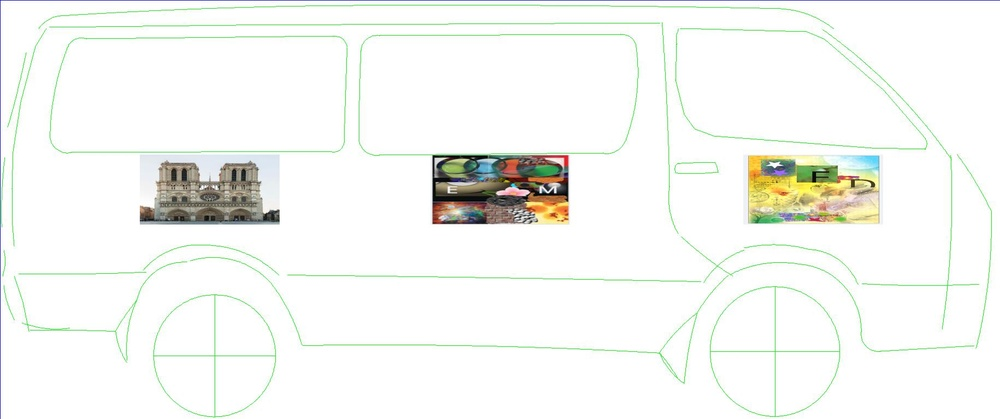
#> input picture src/To Embed/Reference_Taxi_Body_Outline.jpg, 1000 x 419 px, shrunk from 1831 x 767 before the run
$ python sift3.py
#> lines starting #> are read from the running program, lines starting #| are printed output that depends on the picture
import cv2
import numpy as np
import matplotlib.pyplot as plt

def preprocess_image(image):
    """Applies CLAHE and Gaussian blur only to the masked region."""
    gray = cv2.cvtColor(image, cv2.COLOR_BGR2GRAY)
    clahe = cv2.createCLAHE(clipLimit=2.0, tileGridSize=(8, 8))
    gray = clahe.apply(gray)
    gray = cv2.GaussianBlur(gray, (3, 3), 0)

    return gray

def match_sift_features(image1, image2, num_matches=100,
                        nfeatures=0, nOctaveLayers=3, contrastThreshold=0.04,
                        edgeThreshold=10, sigma=1.6, ratio_thresh=0.5):

    if image1 is None or image2 is None:
        raise ValueError("Error: One or both input images are None.")

    sift = cv2.SIFT_create(nfeatures=nfeatures, nOctaveLayers=nOctaveLayers,
                           contrastThreshold=contrastThreshold, edgeThreshold=edgeThreshold,
                           sigma=sigma)
    keypoints1, descriptors1 = sift.detectAndCompute(image1, None)
    keypoints2, descriptors2 = sift.detectAndCompute(image2, None)

    bf = cv2.BFMatcher()
    matches = bf.knnMatch(descriptors1, descriptors2, k=2)
    good_matches = []
    for m, n in matches:
        if m.distance < ratio_thresh * n.distance:
            good_matches.append(m)
    good_matches = sorted(good_matches, key=lambda x: x.distance)[:num_matches]
    return keypoints1, keypoints2, good_matches

def find_best_reference(ref1, ref2, target, filter = False):
    if filter:
        ref1_gray = preprocess_image(ref1)
        ref2_gray = preprocess_image(ref2)
        target_gray = preprocess_image(target)
        keypoints1, keypoints_target1, good_matches1 = match_sift_features(ref1_gray, target_gray)
        keypoints2, keypoints_target2, good_matches2 = match_sift_features(ref2_gray, target_gray)
    else:
        keypoints1, keypoints_target1, good_matches1 = match_sift_features(ref1, target)
        keypoints2, keypoints_target2, good_matches2 = match_sift_features(ref2, target)
    if len(good_matches1) > len(good_matches2):
        return ref1, keypoints1, keypoints_target1, good_matches1, 1
    else:
        return ref2, keypoints2, keypoints_target2, good_matches2, -1

def visualize_matches(ref_image, target_image, keypoints1, keypoints2, good_matches):
    match_img = cv2.drawMatches(ref_image, keypoints1, target_image, keypoints2, good_matches, None, flags=cv2.DrawMatchesFlags_NOT_DRAW_SINGLE_POINTS)
    return match_img

def compute_homography(best_ref, keypoints1, keypoints2, good_matches):
    if len(good_matches) < 4:
        print("Not enough matches to compute homography.")
        return None
    src_pts = np.float32([keypoints1[m.queryIdx].pt for m in good_matches]).reshape(-1, 1, 2)
    dst_pts = np.float32([keypoints2[m.trainIdx].pt for m in good_matches]).reshape(-1, 1, 2)
    H, mask = cv2.findHomography(dst_pts,src_pts, cv2.RANSAC, 5.0)
    return H, mask

if __name__ == "__main__":
# Example usage
  ref1 = cv2.imread("To Embed/Reference_Taxi_Body_Outline.jpg")
#> ref1 is the input picture: shape (419, 1000, 3); mean B, G, R 242.5, 246.4, 244.7
  ref2 = cv2.imread("To Embed/Reference_Taxi_Body_Outline_Flipped.jpg")
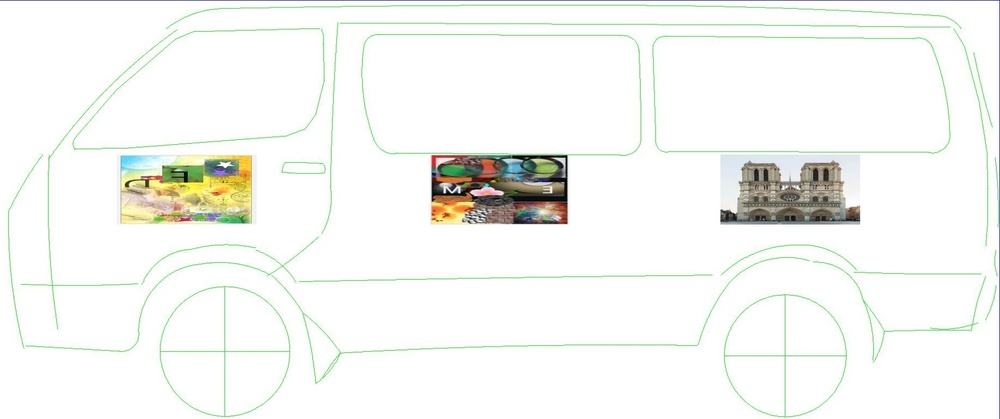
#> input picture src/To Embed/Reference_Taxi_Body_Outline_Flipped.jpg, 1000 x 419 px, shrunk from 1831 x 767 before the run
#> ref2 is the input picture: shape (419, 1000, 3); mean B, G, R 242.5, 246.2, 244.7
  target = cv2.imread("To Embed/to12_Marked.jpg")
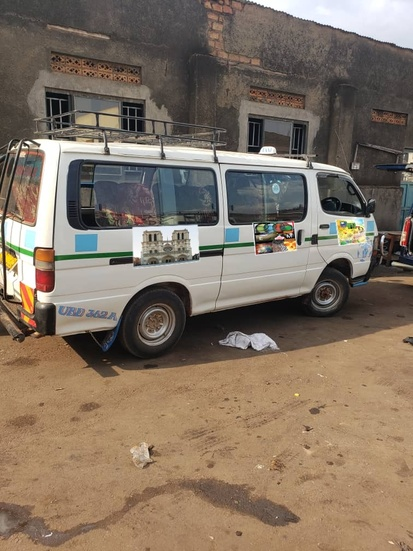
#> input picture src/To Embed/to12_Marked.jpg, 413 x 551 px, shrunk from 756 x 1008 before the run
#> target is the input picture: shape (551, 413, 3); mean B, G, R 99.7, 115.1, 130.2
  best_ref, keypoints1, keypoints2, good_matches, flag = find_best_reference(ref1, ref2, target)
#> in match_sift_features, `keypoints1, descriptors1 = sift.detectAndCompute(image1, None)`: keypoints1 = 457 keypoints; strongest (x, y, size): (272, 217, 9.5), (434, 156, 2.6), (873, 184, 3.1), (147, 216, 10.2)
#> in match_sift_features, `keypoints2, descriptors2 = sift.detectAndCompute(image2, None)`: keypoints2 = 1013 keypoints; strongest (x, y, size): (28, 142, 2.4), (383, 237, 2), (382, 240, 2.2), (13, 148, 2)
#> in match_sift_features, `matches = bf.knnMatch(descriptors1, descriptors2, k=2)`: matches = 457 matches
#> after the loop in match_sift_features, `for m, n in matches:`: good_matches = 21 matches
#> in find_best_reference, `keypoints1, keypoints_target1, good_matches1 = match_sift_features(ref..`: keypoints_target1 has the same summary as keypoints2 in match_sift_features
#> in match_sift_features (call 2), `keypoints1, descriptors1 = sift.detectAndCompute(image1, None)`: keypoints1 = 447 keypoints; strongest (x, y, size): (727, 217, 9.5), (566, 156, 2.6), (127, 184, 3.1), (853, 216, 10.2)
#> in match_sift_features (call 2), `matches = bf.knnMatch(descriptors1, descriptors2, k=2)`: matches = 447 matches
#> after the loop in match_sift_features (call 2), `for m, n in matches:`: good_matches = 4 matches
#> in find_best_reference, `keypoints2, keypoints_target2, good_matches2 = match_sift_features(ref..`: keypoints2 has the same summary as keypoints1 in match_sift_features; keypoints_target2 has the same summary as keypoints2 in match_sift_features
#> keypoints1 = 457 keypoints; strongest (x, y, size): (272, 217, 9.5), (434, 156, 2.6), (873, 184, 3.1), (147, 216, 10.2); good_matches = 21 matches; flag = 1
  if flag == 1:
      print("Use unflipped Image")
  else:
      print("Use Flipped Image")
  matched_img = visualize_matches(best_ref, target, keypoints1, keypoints2, good_matches)
#> in visualize_matches, `match_img = cv2.drawMatches(ref_image, keypoints1, target_image, keypo..`:
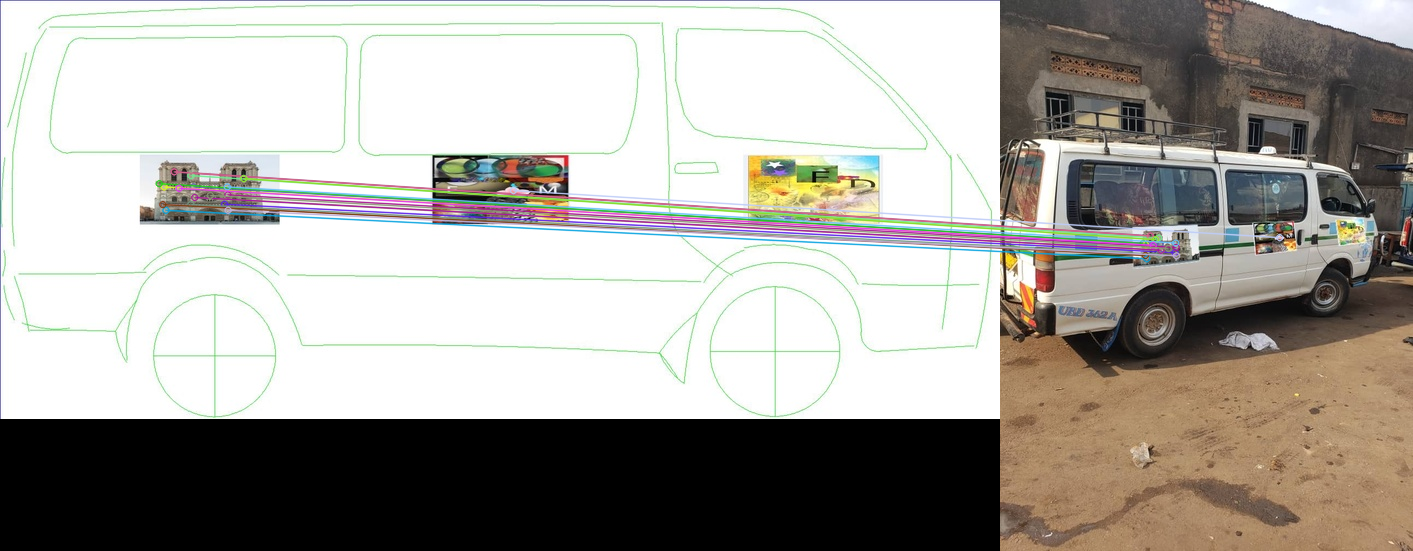
#> match_img: shape (551, 1413, 3); mean B, G, R 158.4, 164.2, 167.8
  H, mask = compute_homography(best_ref, keypoints1, keypoints2, good_matches)
#> in compute_homography, `src_pts = np.float32([keypoints1[m.queryIdx].pt for m in good_matches]..`: src_pts = 21 rows, first 8: [162.4, 204.1], [193.1, 186.3], [173.7, 171.3], [224.1, 203.8], [190.5, 175.1], [173.7, 171.3], [163.6, 186.5], [190.3, 204.1]
#> in compute_homography, `dst_pts = np.float32([keypoints2[m.trainIdx].pt for m in good_matches]..`: dst_pts = 21 rows, first 8: [144.9, 255], [159.6, 243.6], [149.9, 235.5], [174.5, 252.1], [158.1, 237.5], [149.9, 235.5], [145, 244.5], [158.5, 253.8]
#> in compute_homography, `H, mask = cv2.findHomography(dst_pts,src_pts, cv2.RANSAC, 5.0)`: H = [[1.32, -0.0579, -48.04], [-0.175, 1.34, -156], [-0.00143, -1.97e-05, 1]]; mask = 21 values, max 1 at index 0, min 0 at index 8, mean 0.905
  print(f"Homography: {H}",)
#| Homography: [[ 1.31696653e+00 -5.79047111e-02 -4.80371038e+01]
#|  [-1.74586521e-01  1.34176372e+00 -1.56048597e+02]
#|  [-1.42890533e-03 -1.96757449e-05  1.00000000e+00]]
